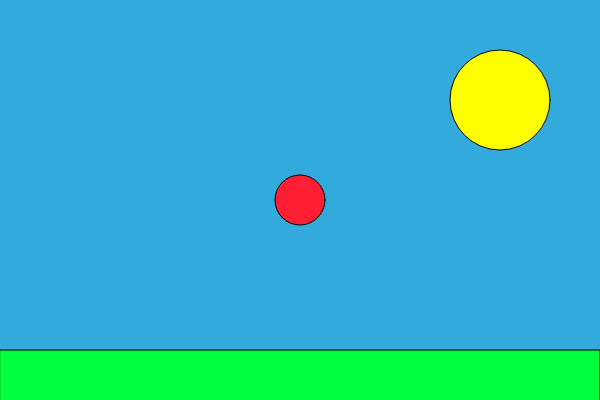
Frame 1 (no input)
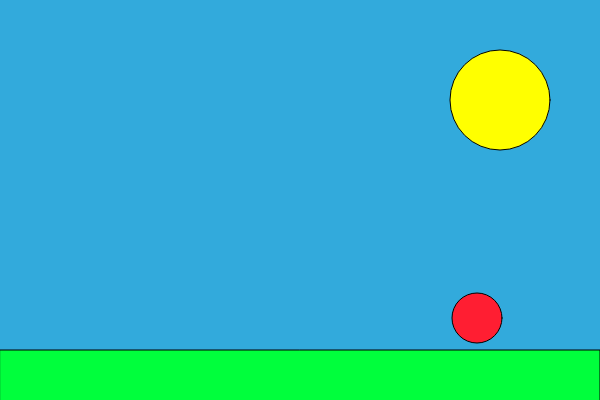
Frame 60 (no input)
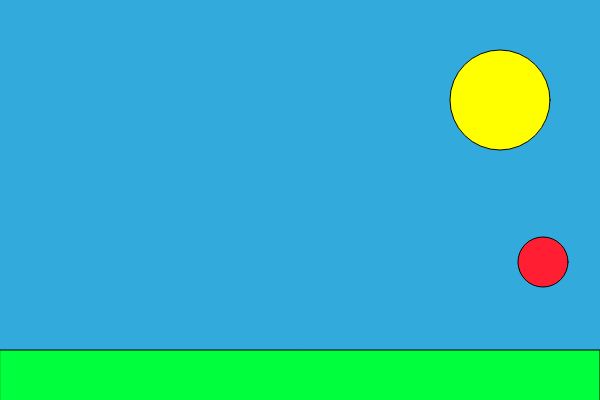
Frame 120 (the mouse pressed at the canvas centre since frame 60)

The p5.js sketch that drew these frames (run headless with seeded random() and noise() and a simulated clock; from frame 60 on, the mouse is pressed at the canvas centre):

// p5.js sketch
// ── sketch.js
let sun = {
    xPos : 500,
    yPos : 100,
    xSize : 100,
    ySize : 100,
};

let ground = {
    xPos : 300,
    yPos :400,
    xSize : 50,
    ySize : 100,
    col : 255
};

let ball = {
    xPos : 300,
    yPos : 200,
    xSize : 50,
    ySize : 50,
    xSpeed : 3,
    ySpeed : 2,
};

function setup() {
  createCanvas(600, 400);
}

function draw() {
  background(50,170,220);
  rectMode(CENTER);
  ground.xSize = width;
  fill(0,255,60);
  rect(ground.xPos, ground.yPos, ground.xSize, ground.ySize);
  fill(255,255,0);
  ellipse(sun.xPos, sun.yPos, sun.xSize, sun.ySize);
  fill(255,30,50);
  ellipse(ball.xPos, ball.yPos, ball.xSize, ball.ySize);
  if(ball.xPos >= width || ball.xPos < 0)
  {
    ball.xSpeed = ball.xSpeed * (-1);
  }
  if(ball.yPos >= (ground.yPos - ground.ySize/2) || ball.yPos < 0)
  {
        ball.ySpeed = ball.ySpeed * (-1);
  }
  ball.yPos += ball.ySpeed
  ball.xPos += ball.xSpeed;
}
